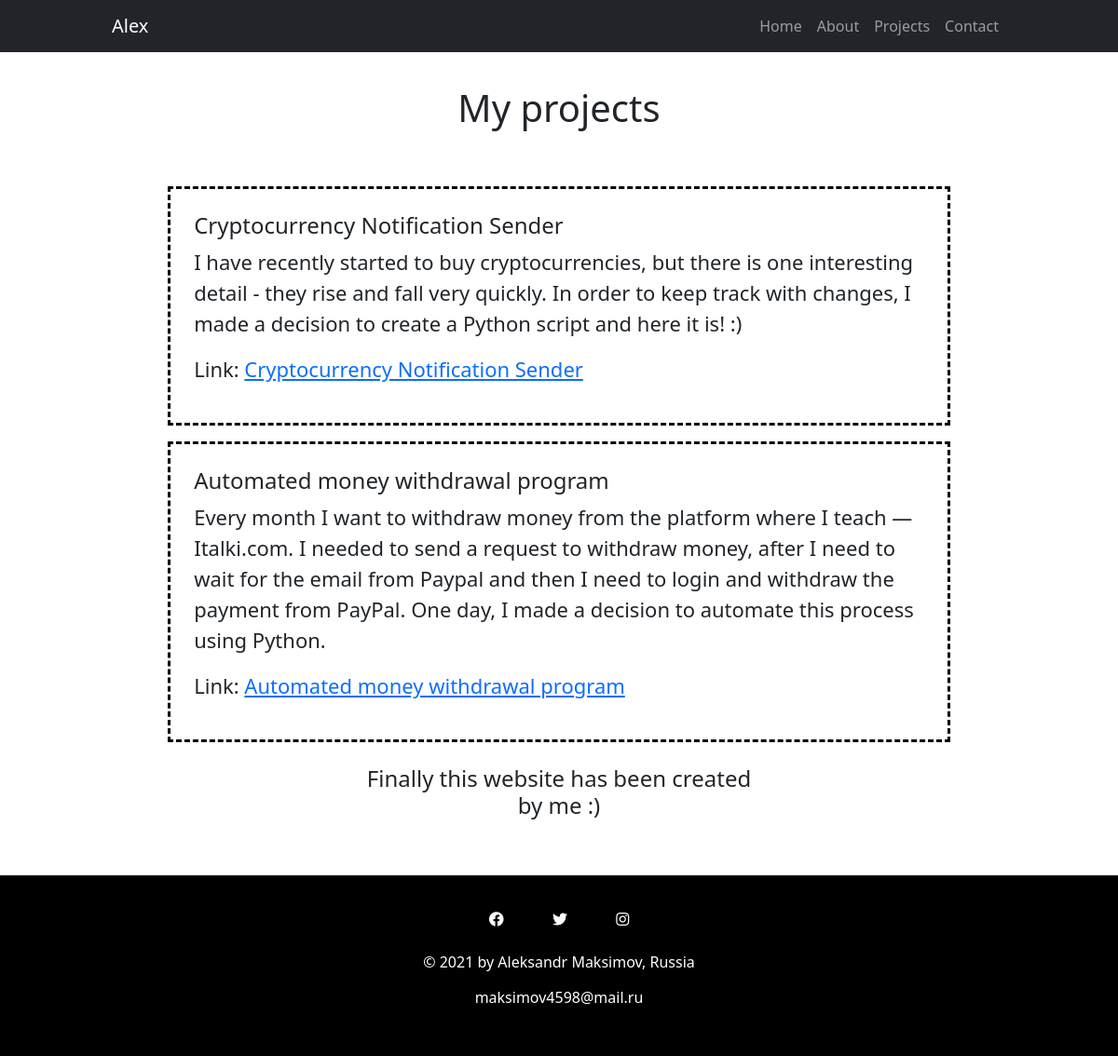
Page /projects on the earlier database version.
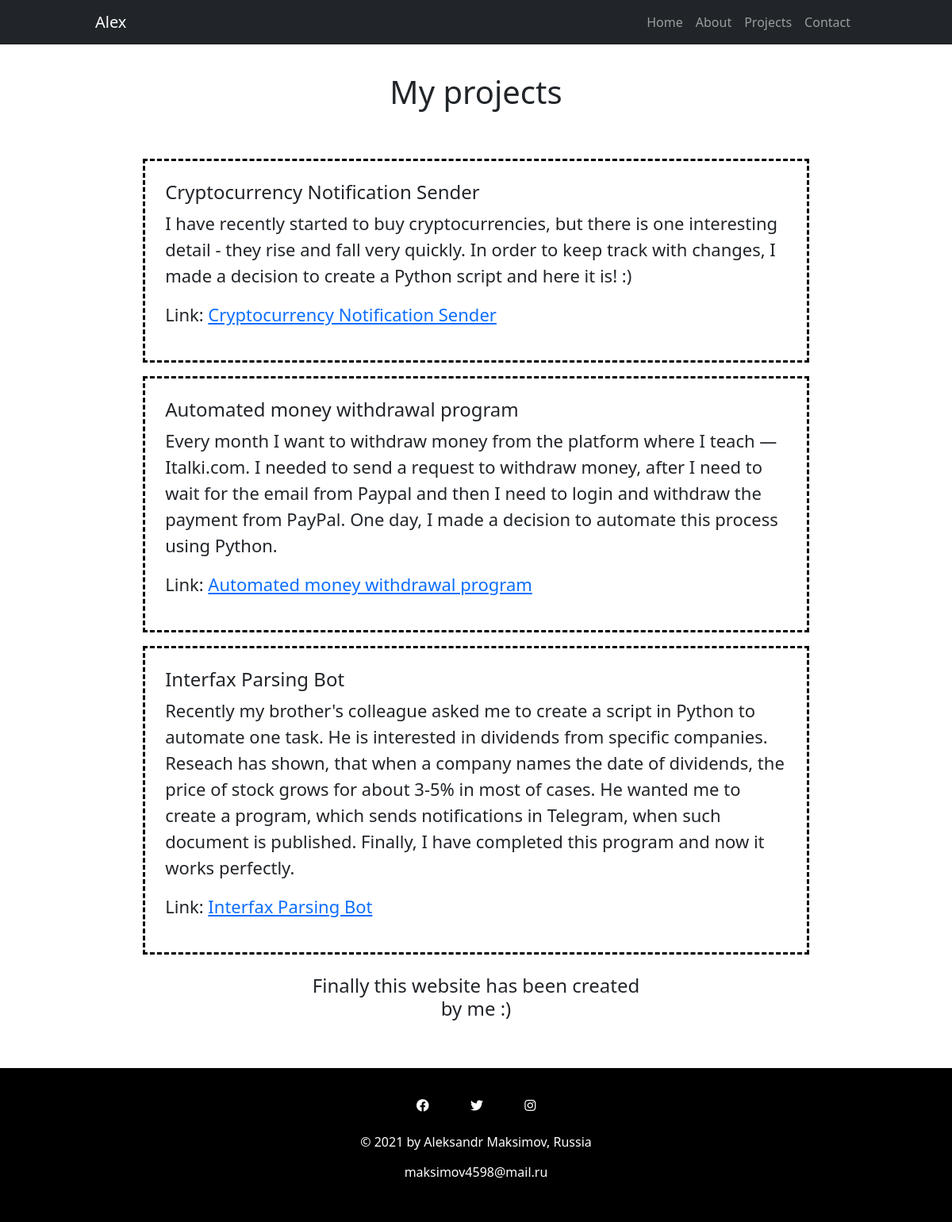
Same page on the later database version.
### main.py (models this page shows)
class Project(db.Model):
    __tablename__ = 'projects'
    id = db.Column(db.Integer, primary_key=True)
    title = db.Column(db.String(100), nullable=False)
    description = db.Column(db.String(1000), nullable=False)
    link = db.Column(db.String(100), nullable=False)

### main.py (the view)
@app.route('/projects')
def get_projects():
    all_posts = Project.query.all()
    return render_template('projects.html', projects=all_posts)

### templates/projects.html (shortened to what this page needs)
{% include 'header.html' %}
{% block content %}
<h1 class="title">My projects</h1>
<div class="projects">
    {% for project in projects %}
    <div class="project">
        <h4>{{ project.title }}</h4>
        <p>{{ project.description }}</p>
        <p>Link: <a href="{{ project.link }}">{{ project.title }}</a></p>
    </div>
    {% endfor %}
    <h4 class="title">Finally this website has been created by me :)</h4>
</div>
{% endblock %}
{% include 'footer.html' %}

Differences in the rows shown:
added Project: title "Interfax Parsing Bot", description "Recently my brother's colleague asked me to create a script in Python to automate one task. He is interested in dividends from specific companies. Reseach has shown, that when a company names the date of dividends, the price of stock grows for about 3-5% in most of cases. He wanted me to create a program, which sends notifications in Telegram, when such document is published. Finally, I have completed this program and now it works perfectly."
